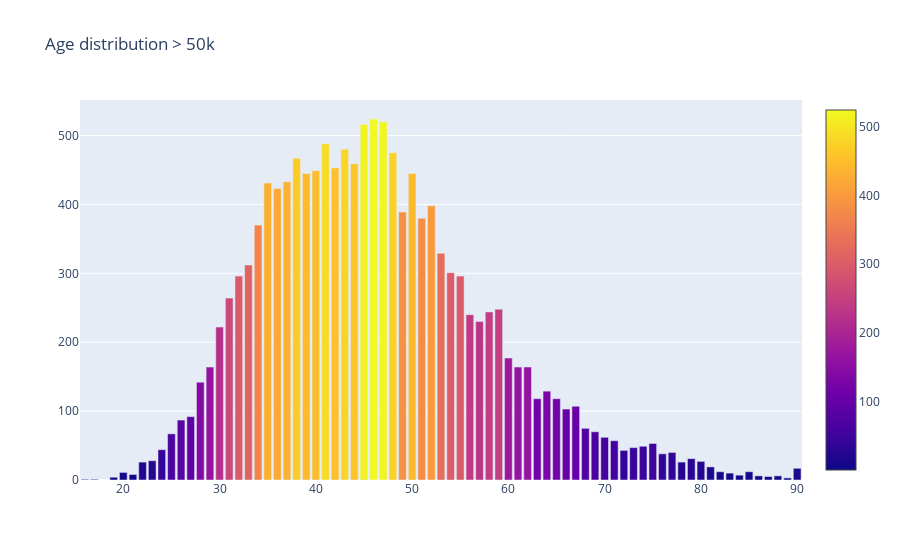

Notebook code for this chart:
### Code cell
cnt_srs = train[train.Target == 1]['Age'].value_counts()
trace = go.Bar(
    x=cnt_srs.index,
    y=cnt_srs.values,
    marker=dict(
        #color = np.random.randn(500), #set color equal to a variable
        color = cnt_srs.values,
        showscale=True
    ),
)
layout = go.Layout(
    title='Age distribution > 50k'
)
data = [trace]
fig = go.Figure(data=data, layout=layout)
py.iplot(fig, filename="age")

### Figure 1 — Plotly figure (JSON) as saved in the notebook; plotly's stock layout.template omitted (floating-point values rounded to 4 significant figures)
{"data": [{"marker": {"color": [524, 520, 516, 488, 480, 475, 467, 459, 453, 449, 445, 445, 433, 431, 423, 398, 389, 380, 370, 329, 312, 301, 296, 296, 264, 248, 244, 240, 230, 222, 177, 164, 164, 164, 142, 129, 118, 118, 107, 103, 92, 87, 75, 70, 67, 62, 57, 53, 49, 47, 44, 43, 40, 38, 31, 28, 27, 26, 26, 19, 17, 12, 12, 11, 10, 8, 7, 6, 6, 5, 4, 3, 1, 1], "showscale": true}, "type": "bar", "x": [46, 47, 45, 41, 43, 48, 38, 44, 42, 40, 39, 50, 37, 35, 36, 52, 49, 51, 34, 53, 33, 54, 32, 55, 31, 59, 58, 56, 57, 30, 60, 29, 62, 61, 28, 64, 63, 65, 67, 66, 27, 26, 68, 69, 25, 70, 71, 75, 74, 73, 24, 72, 77, 76, 79, 23, 80, 78, 22, 81, 90, 82, 85, 20, 83, 21, 84, 88, 86, 87, 19, 89, 16, 17], "y": [524, 520, 516, 488, 480, 475, 467, 459, 453, 449, 445, 445, 433, 431, 423, 398, 389, 380, 370, 329, 312, 301, 296, 296, 264, 248, 244, 240, 230, 222, 177, 164, 164, 164, 142, 129, 118, 118, 107, 103, 92, 87, 75, 70, 67, 62, 57, 53, 49, 47, 44, 43, 40, 38, 31, 28, 27, 26, 26, 19, 17, 12, 12, 11, 10, 8, 7, 6, 6, 5, 4, 3, 1, 1]}], "layout": {"title": {"text": "Age distribution > 50k"}}}
